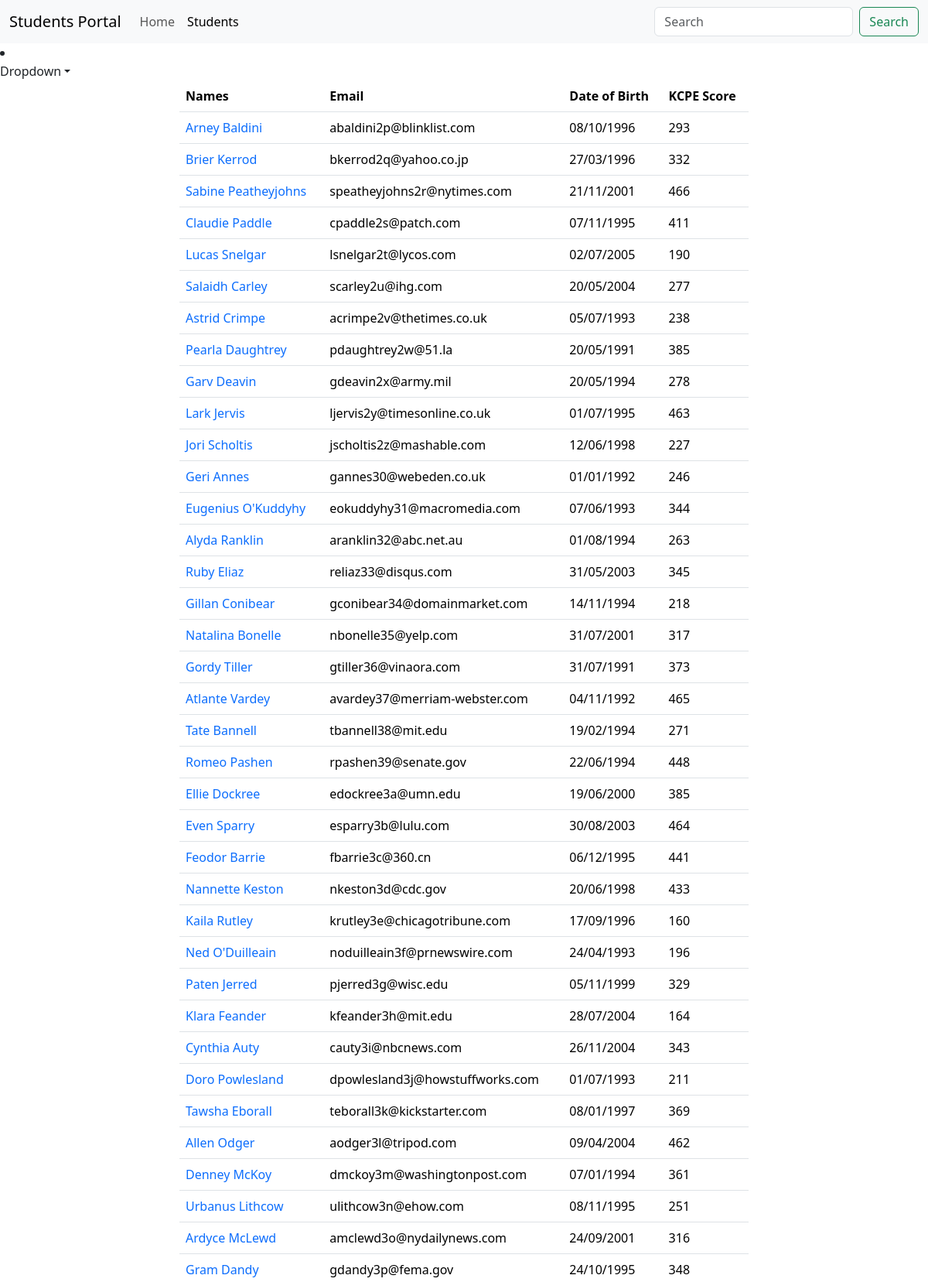
The page /show?page=3 (signed in, upper part) on the database its author committed.
### main_app/models.py (models this page shows, shortened)
class Student(models.Model):
    first_name = models.CharField(max_length=25)
    last_name = models.CharField(max_length=25)
    dob = models.DateField()
    email = models.EmailField(unique=True)
    weight = models.DecimalField(max_digits=5, decimal_places=2)
    is_sporty = models.BooleanField(default=False)
    kcpe_score = models.IntegerField()
    profile_pic = models.ImageField(upload_to='generate_unique_name', null=True, default="/media/students/student.png")
    created_at = models.DateTimeField(auto_now_add=True)
    updated_at = models.DateTimeField(auto_now=True)

### main_app/views.py (the view)
# urls.py: path('show', views.show_students, name="show"),
@login_required
@permission_required('main_app.view_student')
def show_students(request):
    data = Student.objects.all()  # SELECT * FROM students
    paginator = Paginator(data, 50)
    page_number = request.GET.get("page")
    data = paginator.get_page(page_number)
    return render(request, 'display.html', {"students": data})

### templates/display.html (shortened to what this page needs)
{% extends 'base.html' %}
{% block content %}
    {% include 'navbar.html' %}
    <div class="container">
        <div class="row justify-content-center">
            <div class="col-sm-8">
                <table class="table">
                    <thead>
                    <tr>
                        <th>Names</th>
                        <th>Email</th>
                        <th>Date of Birth</th>
                        <th>KCPE Score</th>
                    </tr>
                    </thead>
                    <tbody>
                    {% for student in students %}
                        <tr>
                            <td>
                                <a href="{% url 'details' student.id %}"
                                   class="text-decoration-none">{{ student.first_name }} {{ student.last_name }}</a>
                            </td>
                            <td>{{ student.email }}</td>
                            <td>{{ student.dob | date:'d/m/Y' }}</td>
                            <td>{{ student.kcpe_score }}</td>
                        </tr>
                    {% endfor %}
                    </tbody>
                </table>
            </div>
        </div>
    </div>
{% endblock %}

### rows shown on the page
Student: first_name "Arney", last_name "Baldini", email "abaldini2p@blinklist.com", dob "08/10/1996", kcpe_score "293"
Student: first_name "Brier", last_name "Kerrod", email "bkerrod2q@yahoo.co.jp", dob "27/03/1996", kcpe_score "332"
Student: first_name "Sabine", last_name "Peatheyjohns", email "speatheyjohns2r@nytimes.com", dob "21/11/2001", kcpe_score "466"
Student: first_name "Claudie", last_name "Paddle", email "cpaddle2s@patch.com", dob "07/11/1995", kcpe_score "411"
Student: first_name "Lucas", last_name "Snelgar", email "lsnelgar2t@lycos.com", dob "02/07/2005", kcpe_score "190"
Student: first_name "Salaidh", last_name "Carley", email "scarley2u@ihg.com", dob "20/05/2004", kcpe_score "277"
Student: first_name "Astrid", last_name "Crimpe", email "acrimpe2v@thetimes.co.uk", dob "05/07/1993", kcpe_score "238"
Student: first_name "Pearla", last_name "Daughtrey", email "pdaughtrey2w@51.la", dob "20/05/1991", kcpe_score "385"
Student: first_name "Garv", last_name "Deavin", email "gdeavin2x@army.mil", dob "20/05/1994", kcpe_score "278"
Student: first_name "Lark", last_name "Jervis", email "ljervis2y@timesonline.co.uk", dob "01/07/1995", kcpe_score "463"
Student: first_name "Jori", last_name "Scholtis", email "jscholtis2z@mashable.com", dob "12/06/1998", kcpe_score "227"
Student: first_name "Geri", last_name "Annes", email "gannes30@webeden.co.uk", dob "01/01/1992", kcpe_score "246"
Student: first_name "Eugenius", last_name "O'Kuddyhy", email "eokuddyhy31@macromedia.com", dob "07/06/1993", kcpe_score "344"
Student: first_name "Alyda", last_name "Ranklin", email "aranklin32@abc.net.au", dob "01/08/1994", kcpe_score "263"
Student: first_name "Ruby", last_name "Eliaz", email "reliaz33@disqus.com", dob "31/05/2003", kcpe_score "345"
Student: first_name "Gillan", last_name "Conibear", email "gconibear34@domainmarket.com", dob "14/11/1994", kcpe_score "218"
Student: first_name "Natalina", last_name "Bonelle", email "nbonelle35@yelp.com", dob "31/07/2001", kcpe_score "317"
Student: first_name "Gordy", last_name "Tiller", email "gtiller36@vinaora.com", dob "31/07/1991", kcpe_score "373"
Student: first_name "Atlante", last_name "Vardey", email "avardey37@merriam-webster.com", dob "04/11/1992", kcpe_score "465"
Student: first_name "Tate", last_name "Bannell", email "tbannell38@mit.edu", dob "19/02/1994", kcpe_score "271"
Student: first_name "Romeo", last_name "Pashen", email "rpashen39@senate.gov", dob "22/06/1994", kcpe_score "448"
Student: first_name "Ellie", last_name "Dockree", email "edockree3a@umn.edu", dob "19/06/2000", kcpe_score "385"
Student: first_name "Even", last_name "Sparry", email "esparry3b@lulu.com", dob "30/08/2003", kcpe_score "464"
Student: first_name "Feodor", last_name "Barrie", email "fbarrie3c@360.cn", dob "06/12/1995", kcpe_score "441"
Student: first_name "Nannette", last_name "Keston", email "nkeston3d@cdc.gov", dob "20/06/1998", kcpe_score "433"
Student: first_name "Kaila", last_name "Rutley", email "krutley3e@chicagotribune.com", dob "17/09/1996", kcpe_score "160"
Student: first_name "Ned", last_name "O'Duilleain", email "noduilleain3f@prnewswire.com", dob "24/04/1993", kcpe_score "196"
Student: first_name "Paten", last_name "Jerred", email "pjerred3g@wisc.edu", dob "05/11/1999", kcpe_score "329"
Student: first_name "Klara", last_name "Feander", email "kfeander3h@mit.edu", dob "28/07/2004", kcpe_score "164"
Student: first_name "Cynthia", last_name "Auty", email "cauty3i@nbcnews.com", dob "26/11/2004", kcpe_score "343"
Student: first_name "Doro", last_name "Powlesland", email "dpowlesland3j@howstuffworks.com", dob "01/07/1993", kcpe_score "211"
Student: first_name "Tawsha", last_name "Eborall", email "teborall3k@kickstarter.com", dob "08/01/1997", kcpe_score "369"
Student: first_name "Allen", last_name "Odger", email "aodger3l@tripod.com", dob "09/04/2004", kcpe_score "462"
Student: first_name "Denney", last_name "McKoy", email "dmckoy3m@washingtonpost.com", dob "07/01/1994", kcpe_score "361"
Student: first_name "Urbanus", last_name "Lithcow", email "ulithcow3n@ehow.com", dob "08/11/1995", kcpe_score "251"
Student: first_name "Ardyce", last_name "McLewd", email "amclewd3o@nydailynews.com", dob "24/09/2001", kcpe_score "316"
Student: first_name "Gram", last_name "Dandy", email "gdandy3p@fema.gov", dob "24/10/1995", kcpe_score "348"
